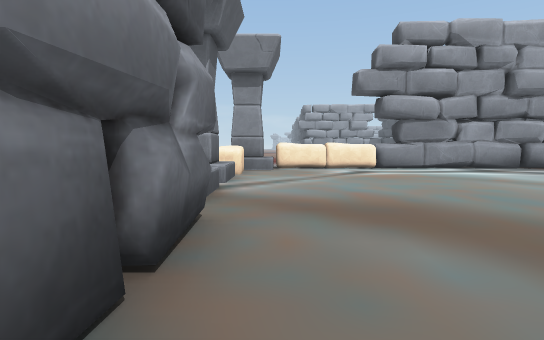
view 1 (above)

22 first-person views from a walk through a scene from a Unity 3-D project. The camera is 1.4 m above the floor, tilts 4° down and sees 80° across. The floor is counted in squares, 2 m on a side. Each view is taken from the middle of a square. On the plan, view 1 faces up. The plan holds only what a view shows up to about 10 squares ahead; the rest is blank. The place goes on beyond the plan. The player is left out.

view 2
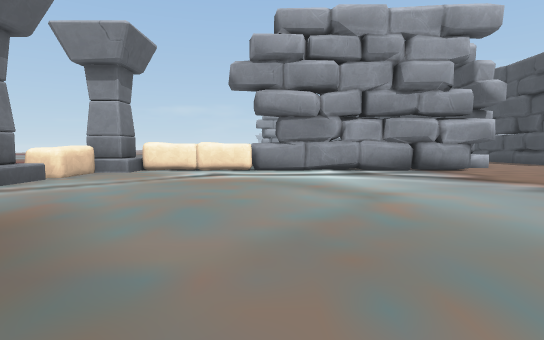

view 3
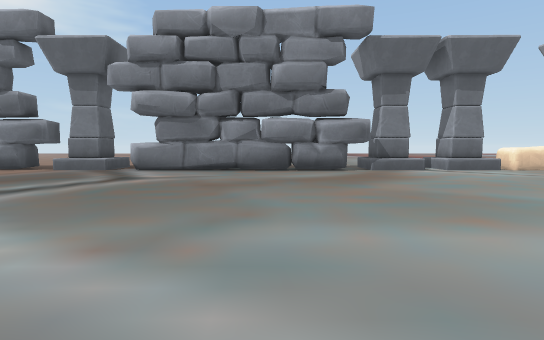

view 4
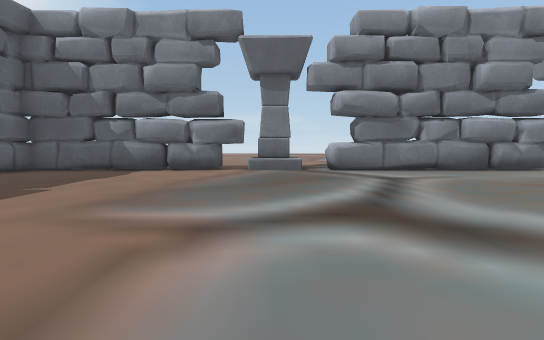

view 5
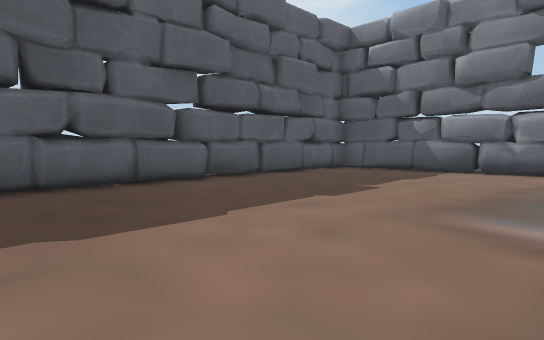

view 6
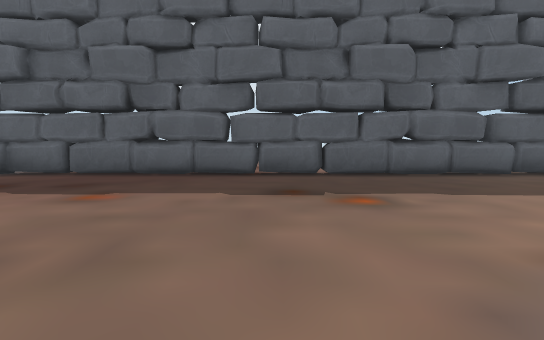

view 7
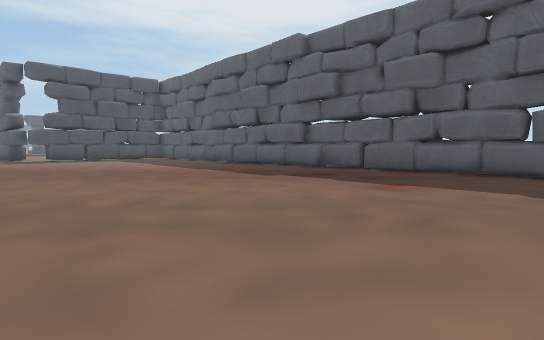

view 8
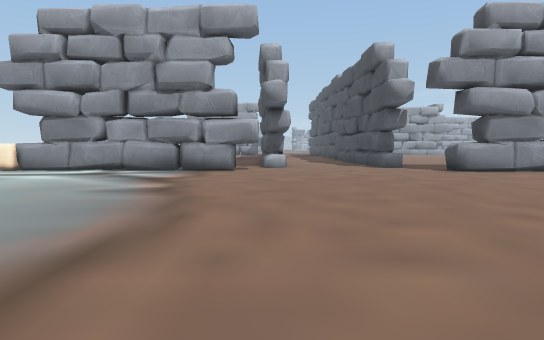

view 9
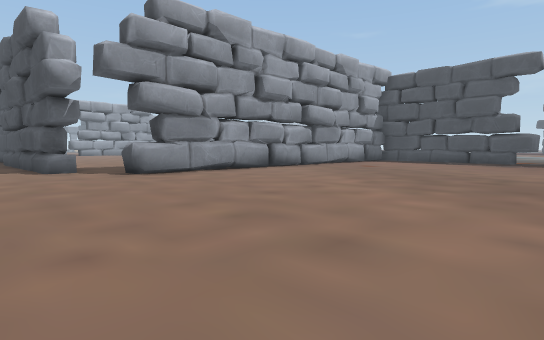

view 10
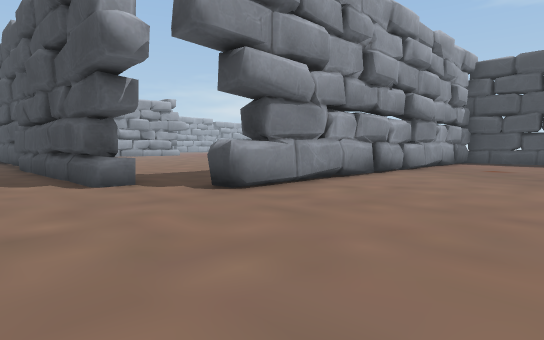

view 11
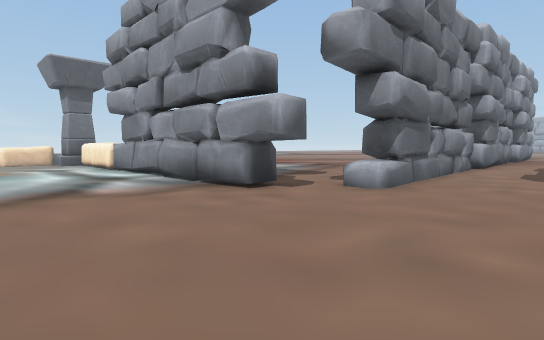

view 12
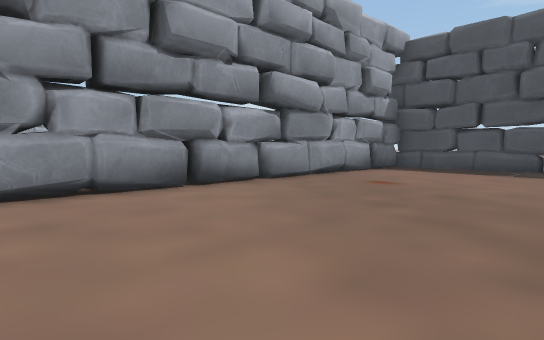

view 13
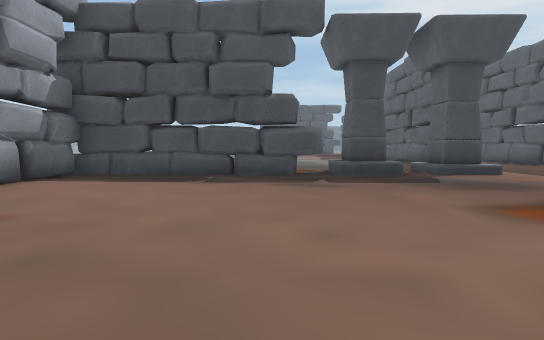

view 14
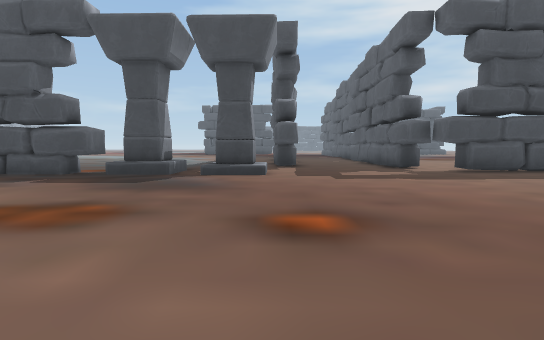

view 15
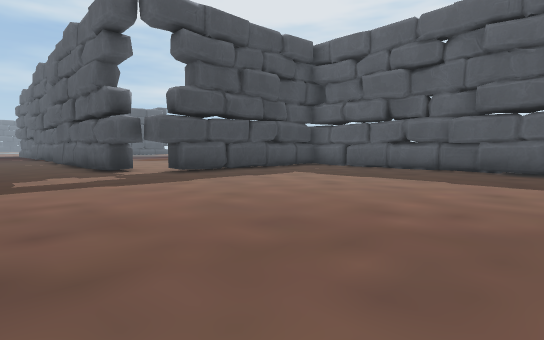

view 16
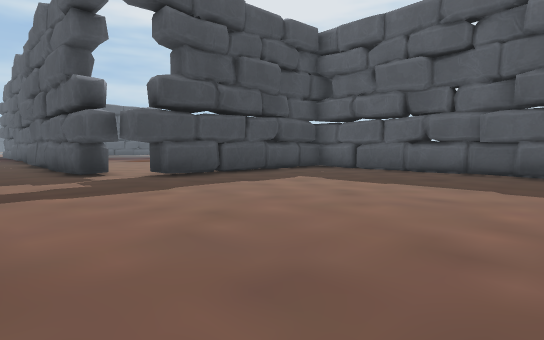

view 17
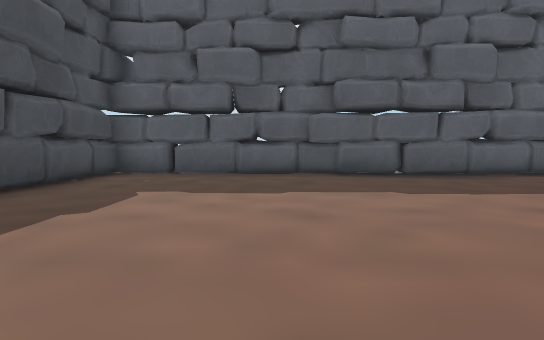

view 18
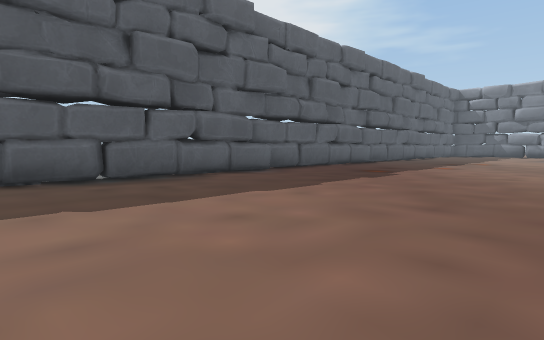

view 19
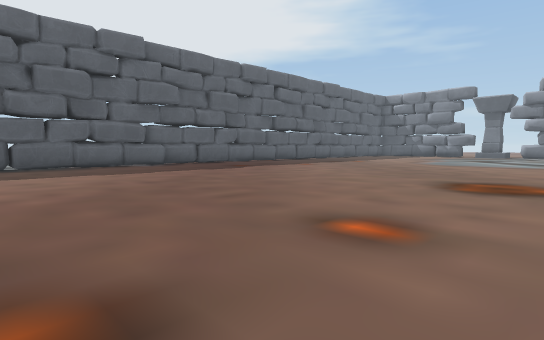

view 20
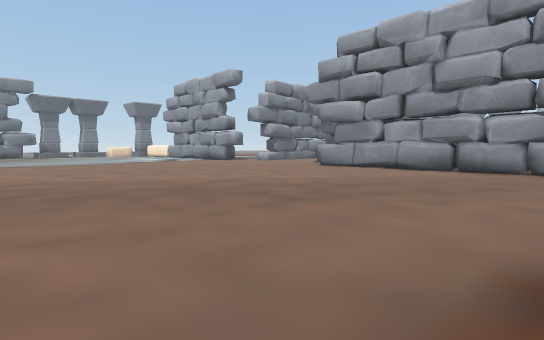

view 21
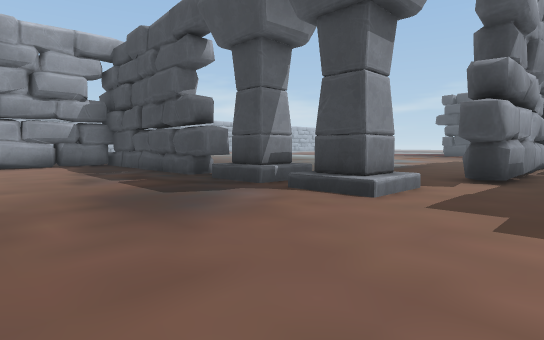

view 22
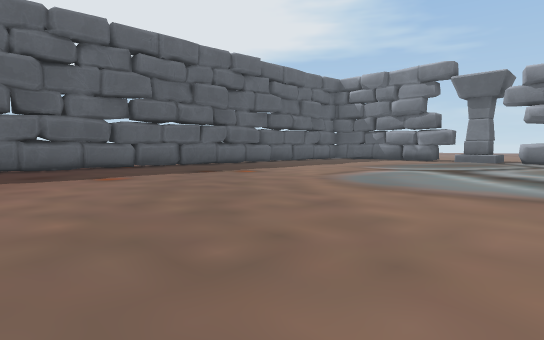

### Floor plan
Key: @ floor where view 1 was taken; # wall or solid block; x gap in a wall; . floor; / step, stairs or slope; ^ raised ledge; O other object.
Columns run from 2 left of view 1 to 34 right of it. Each row starts with its distance up from view 1.
 18              #...#
 17              #...#
 16              #...#
 15           .. #...# ..
 14           ...#...#...
 13           ...#...#...
 12            ..^...^..
 11   OOOO#######......#   #
 10  O^................##############
  9  O..............................#
  8 ^O..............................#
  7  #..............................#
  6  ...............................#
  5  ^..............................#
  4  ^..............................#.
  3  #..............................x^
  2  #......... ....................#^
  1  #.......... ..................///
  0  #@........          ........../# ..
 -1  #........   ..................///.#
 -2  #................................###
 -3  #...................................
 -4  ^...................................
 -5  ^................................###
 -6  ............................... ##
 -7  #..............................##.
 -8  #..............................#
 -9  #..............................#
-10  #..............................#
-11  #..............................#
-12  ####.#########.....########....#
-13     ####    #########    ########

Positions as (right, up) in squares from view 1, and headings:
1: (0, 0), facing up
2: (4, 1), facing up
3: (9, 1), facing left
4: (9, -5), facing left
5: (9, -6), facing down-left
6: (11, -4), facing down
7: (11, -3), facing down-right
8: (11, 1), facing up
9: (13, 2), facing up-right
10: (13, 6), facing up-right
11: (14, 7), facing up-left
12: (18, 5), facing up-right
13: (21, 5), facing right
14: (21, -1), facing right
15: (22, -2), facing down-right
16: (23, -3), facing down-right
17: (26, -4), facing down
18: (25, -5), facing down-left
19: (24, 0), facing down-left
20: (24, 0), facing up-left
21: (25, -3), facing up-right
22: (16, -1), facing down-left
